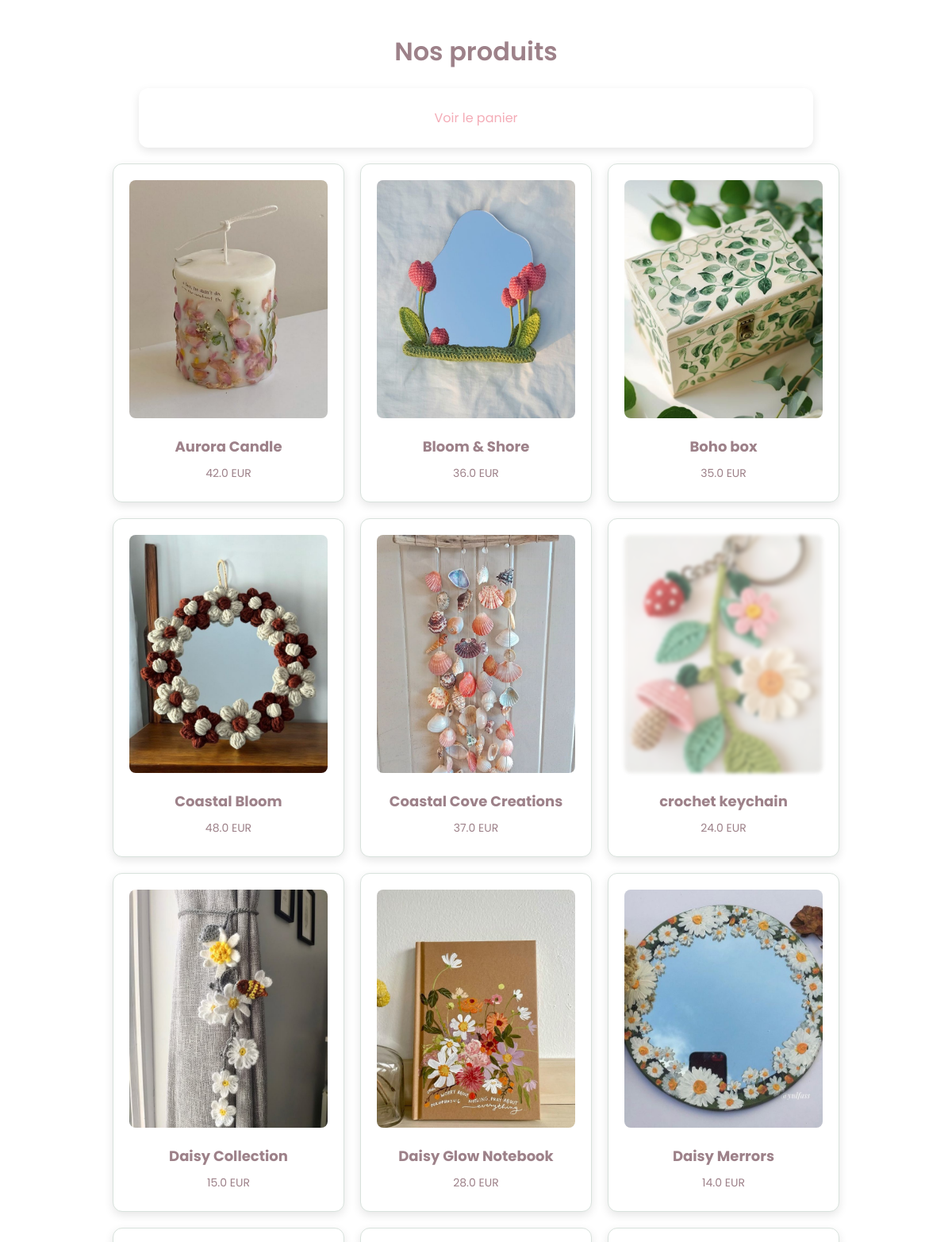
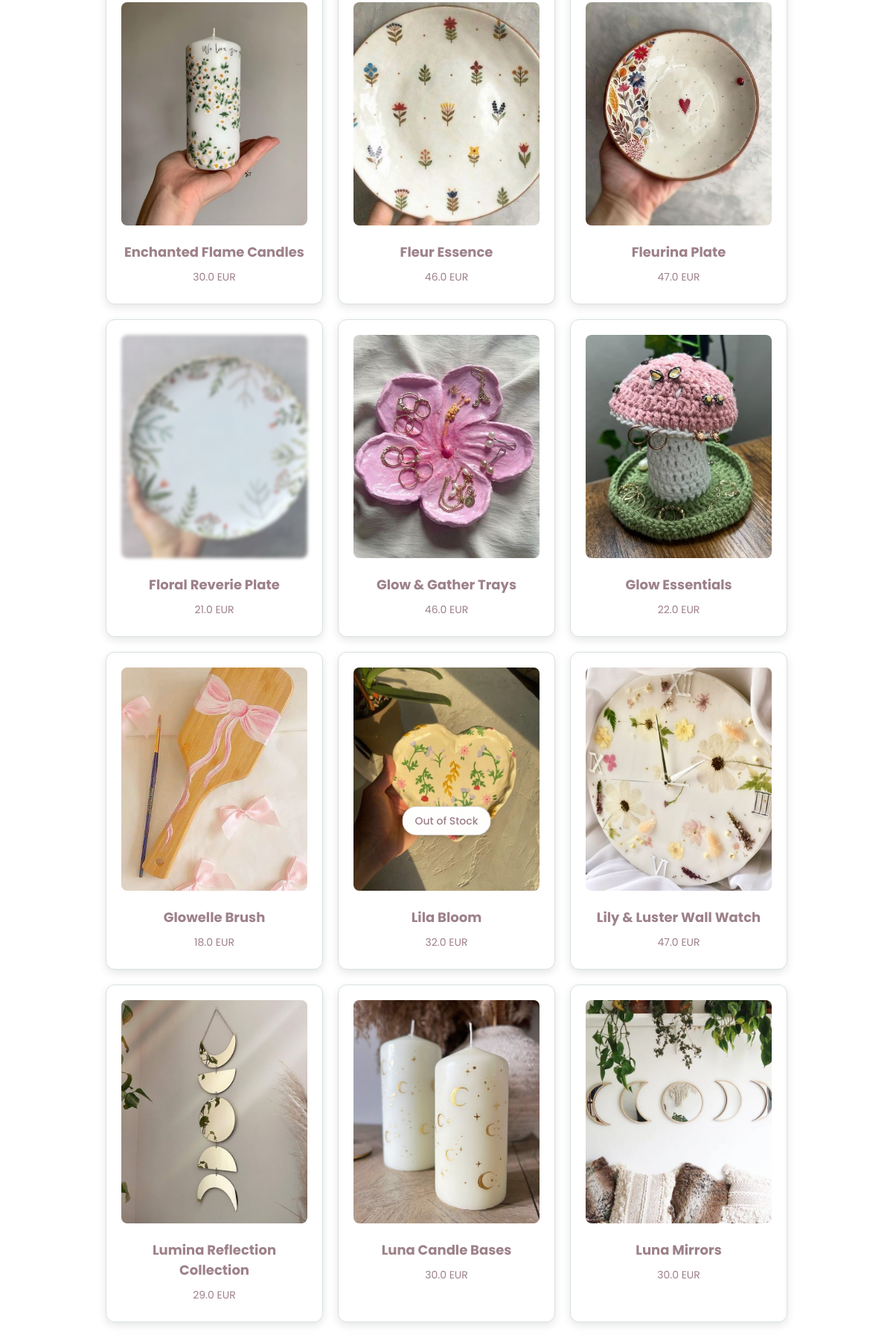
Screenshot of /home_user (signed in, upper part) with the database file from the repository (2 pictures, top to bottom).
### tables this page shows
CREATE TABLE products (
            id INTEGER PRIMARY KEY AUTOINCREMENT,
            name TEXT NOT NULL,
            price REAL NOT NULL,
            stock INTEGER NOT NULL,
            image_url TEXT
        );

### app.py (the view)
@app.route("/home_user")
@login_required
def index_user():
    print("User authenticated:", current_user.is_authenticated)
    print("Session Data:", session)  # Debug session contents
    print(
        "Current User ID:", session.get("_user_id")
    )  # Flask-Login stores user_id here
    conn = get_db()
    products = conn.execute("SELECT * FROM products").fetchall()
    conn.close()
    products = [dict(product) for product in products]
    return render_template("index.html", products=products)

### app.py (called while the page is built)
@login_manager.user_loader
def load_user(user_id):
    conn = get_db()
    user = conn.execute("SELECT * FROM users WHERE id = ?", (user_id,)).fetchone()
    conn.close()
    if user:
        return User(
            user["id"],
            user["FirstName"],
            user["LastName"],
            user["Email"],
            user["phoneNum"],
            user["password"],
            user["is_admin"],
        )
    return None  # Explicitly return None if the user is not found

def get_db():
    conn = sqlite3.connect("database.db")  # Ensure this is your actual DB file
    conn.row_factory = sqlite3.Row  # Enable dictionary-like access
    return conn

### templates/index.html (shortened to what this page needs)
<!DOCTYPE html>
<html lang="fr">
<head>
    <link rel="stylesheet" href="{{ url_for('static', filename='styles.css') }}" />
</head>
<body>
    <h1>Nos produits</h1>
    <div class="cart-container">
        <a href="{{ url_for('view_cart') }}" class="cart-link">Voir le panier</a>
    </div>
    <div class="product-container">
        {% for product in products %}
        <div class="product-card {% if product.stock == 0 %}out-of-stock{% endif %}">
          <a href="{{ url_for('product_detail', product_id=product.id) }}">
            <img src="{{ url_for('static', filename= product.image_url ) }}" alt="{{ product.name }}" />
            <h3>{{ product.name }}</h3>
            <p>{{ product.price }} EUR</p>
          </a>
        </div>
        {% endfor %}
    </div>
</body>
</html>

### static/styles.css (style rules this page uses)
body { font-family: 'Poppins', sans-serif; background-color: #FFFFFF; margin: 0; padding: 20px; text-align: center; color: #9D8189; }
h1, h2 { color: #9D8189; font-weight: 600; }
a { text-decoration: none; color: #F4ACB7; transition: color 0.3s ease; }
.product-container { display: flex; flex-wrap: wrap; justify-content: center; gap: 20px; padding: 20px; position: relative; transition: filter 0.3s ease; }
.product-card { width: 250px; padding: 20px; border: 1px solid #D8E2DC; border-radius: 12px; box-shadow: 0 4px 12px rgba(0, 0, 0, 0.1); text-align: center; background-color: #FFFFFF; transition: transform 0.3s ease, box-shadow 0.3s ease; }
.product-card img { width: 100%; height: 300px; object-fit: cover; border-radius: 8px; }
.product-card h3 { margin: 15px 0 10px; font-size: 18px; color: #9D8189; }
.product-card p { margin: 5px 0; color: #9D8189; font-size: 14px; }
.cart-container { max-width: 800px; margin: 0 auto; background-color: #FFFFFF; padding: 25px; border-radius: 12px; box-shadow: 0 4px 12px rgba(0, 0, 0, 0.1); }
.out-of-stock img { filter: blur(2px); opacity: 0.7; }
.out-of-stock::after { content: "Out of Stock"; position: absolute; top: 50%; left: 50%; transform: translate(-50%, -50%); background-color: rgba(255, 255, 255, 0.9); color: #9D8189; padding: 8px 16px; border-radius: 25px; font-size: 14px; font-weight: 500; box-shadow: 0 2px 10px rgba(0, 0, 0, 0.1); border: 1px solid rgba(0, 0, 0, 0.1); }

### rows the page displays
products: image_url+name (picture), name "Aurora Candle", price "42.0"
products: image_url+name (picture), name "Bloom & Shore", price "36.0"
products: image_url+name (picture), name "Boho box", price "35.0"
products: image_url+name (picture), name "Coastal Bloom", price "48.0"
products: image_url+name (picture), name "Coastal Cove Creations", price "37.0"
products: image_url+name (picture), name "crochet keychain", price "24.0"
products: image_url+name (picture), name "Daisy Collection", price "15.0"
products: image_url+name (picture), name "Daisy Glow Notebook", price "28.0"
products: image_url+name (picture), name "Daisy Merrors", price "14.0"
products: image_url+name (picture), name "Enchanted Flame Candles", price "30.0"
products: image_url+name (picture), name "Fleur Essence", price "46.0"
products: image_url+name (picture), name "Fleurina Plate", price "47.0"
products: image_url+name (picture), name "Floral Reverie Plate", price "21.0"
products: image_url+name (picture), name "Glow & Gather Trays", price "46.0"
products: image_url+name (picture), name "Glow Essentials", price "22.0"
products: image_url+name (picture), name "Glowelle Brush", price "18.0"
products: image_url+name (picture), name "Lila Bloom", price "32.0"
products: image_url+name (picture), name "Lily & Luster Wall Watch", price "47.0"
products: image_url+name (picture), name "Lumina Reflection Collection", price "29.0"
products: image_url+name (picture), name "Luna Candle Bases", price "30.0"
products: image_url+name (picture), name "Luna Mirrors", price "30.0"
